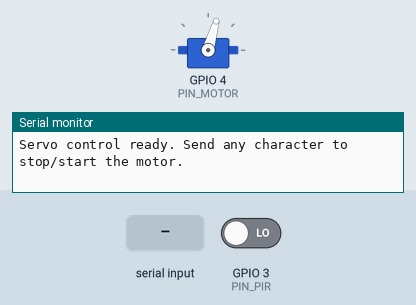
The program below on a simulated Seeed XIAO ESP32-S3. Parts: servo, the last lines printed to the serial monitor. The inputs (shaded band) are chosen by the test bench; at power-on: GPIO 3 (PIN_PIR) LOW.

Above: at 8.0 s.
8.1 s: GPIO 3 (PIN_PIR) driven HIGH
At 8.25 s:
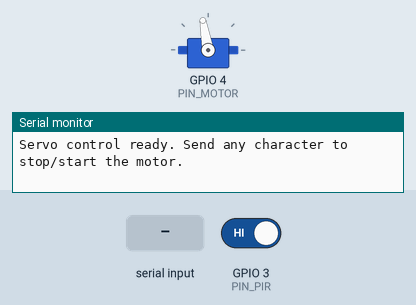
At 11.1 s:
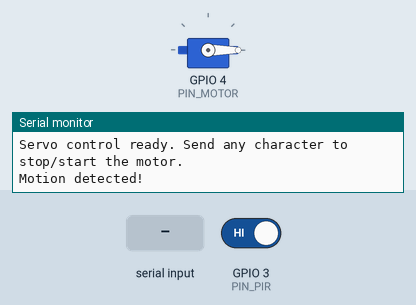
12.7 s: "STOP\n" received over Serial
17.3 s: "START\n" received over Serial
21.9 s: GPIO 3 (PIN_PIR) driven LOW
At 22.35 s:
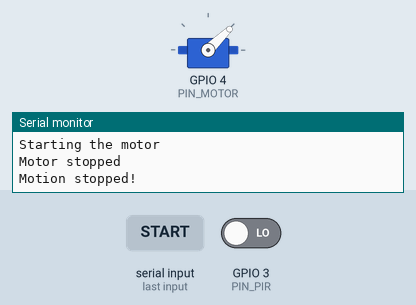
Timing chart, 0 to 27.5 s (numbered marks = the images above; inputs shaded):
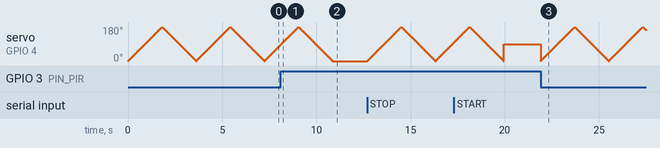

The program:

main.cpp
```cpp
#include <ESP32Servo.h>

const int PIN_MOTOR = 4;
const int PIN_PIR   = 3;

Servo sg90;
bool isRunning = true;  // Flag to control motor operation

//PIR Censor states
int pinStateCurrent = LOW;
int pinStatePrevious= LOW;

void setup() {
  Serial.begin(115200);  // Initialize serial communication
  pinMode(PIN_PIR, INPUT);
  sg90.setPeriodHertz(50);
  sg90.attach(PIN_MOTOR, 500, 2400);
  Serial.println("Servo control ready. Send any character to stop/start the motor.");
}

void loop() {
  pinStatePrevious = pinStateCurrent; // store old state
  pinStateCurrent = digitalRead(PIN_PIR);
  // Check for serial input
  if (Serial.available()) {
    String message = Serial.readStringUntil('\n');  // Clear the serial buffer
    if (message.indexOf("STOP") != -1) {
      Serial.println("Stopping the motor");
      isRunning = !isRunning;
    }
    else if(message.indexOf("START") != -1)
    {
      Serial.println("Starting the motor");
      isRunning = !isRunning;
    }

      // Toggle the running state
    if (!isRunning) {
      sg90.write(90);  // Stop at center position when halted
      Serial.println("Motor stopped");
    } else {
      Serial.println("Motor running");
    }
  }

    if (pinStatePrevious == LOW && pinStateCurrent == HIGH) {   // pin state change: LOW -> HIGH
      Serial.println("Motion detected!");
      isRunning = !isRunning;
    }
    else if (pinStatePrevious == HIGH && pinStateCurrent == LOW) {   // pin state change: HIGH -> LOW
      Serial.println("Motion stopped!");
      isRunning = !isRunning;
    }

  // Only run the motor movements if isRunning is true
  if (isRunning) {

    for (int pos = 0; pos <= 180; pos += 1) {
      if (!isRunning) break;  // Check if we should stop
      sg90.write(pos);
      delay(10);
    }

    // Rotation from 180 to 0 degrees
    for (int pos = 180; pos >= 0; pos -= 1) {
      if (!isRunning) break;  // Check if we should stop
      sg90.write(pos);
      delay(10);
    }
  }


}
```

Measured:
- after the input at 8.1 s, servo on GPIO 4 (PIN_MOTOR): goes on until 10.9 s, then stays 0°
